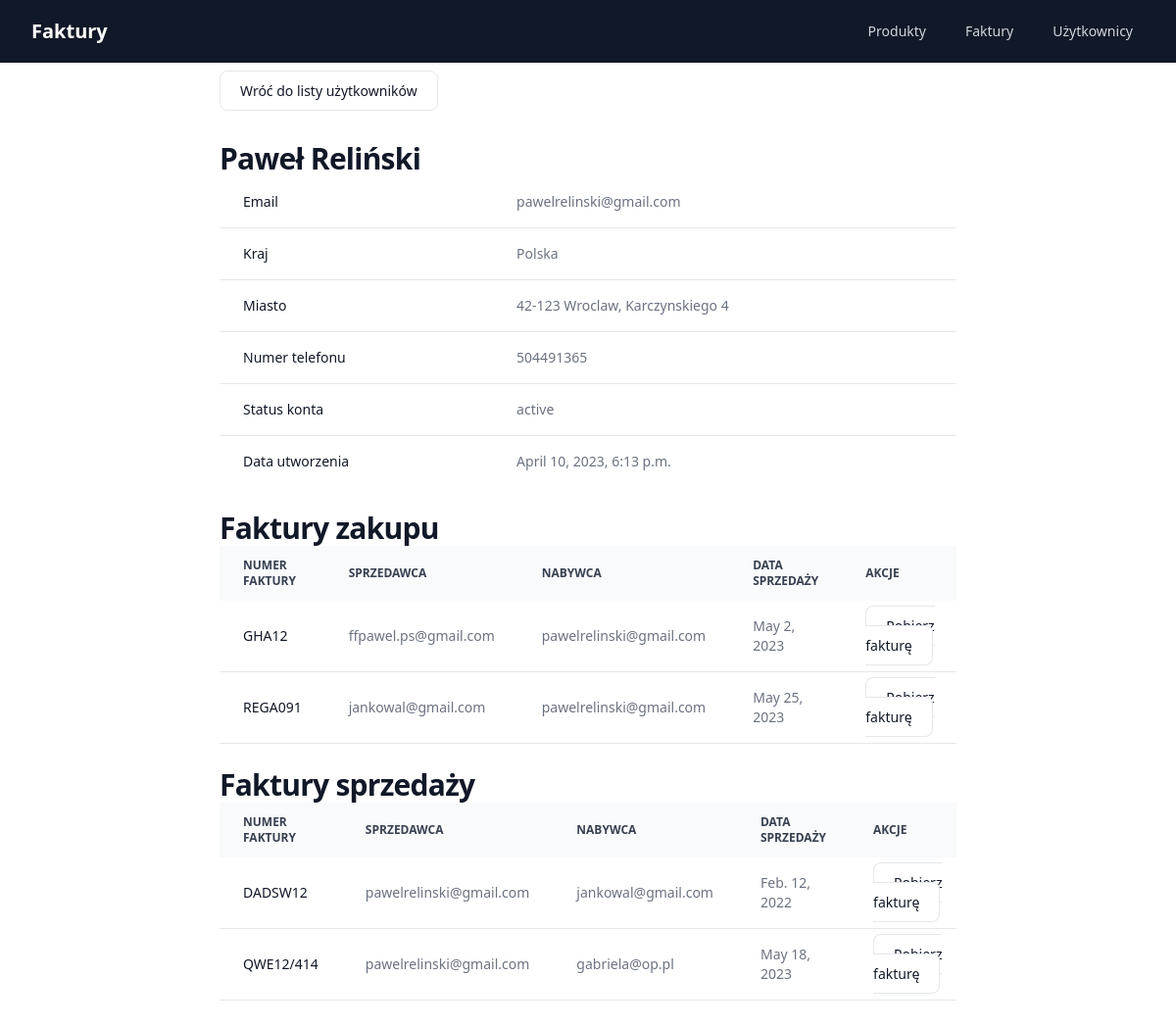
Page /user-detail/2/ on the committed database.
### core/models.py (models this page shows, shortened)
class User(models.Model):
    email = models.EmailField(unique=True)
    first_name = models.CharField(max_length=50)
    last_name = models.CharField(max_length=50)
    street_address = models.CharField(
        max_length=100,
        default='',
        null=False)
    city = models.CharField(
        max_length=50,
        default='',
        null=False)
    country = models.CharField(
        max_length=50,
        default='',
        null=False)
    postal_code = models.CharField(
        max_length=20,
        default='',
        null=False)
    contact_information = models.CharField(max_length=50)
    account_status = models.CharField(
        max_length=20,
        choices=[(status.value, status.value.title()) for status in UserAccountStatus],
        default=UserAccountStatus.ACTIVE)
    created_at = models.DateTimeField(auto_now_add=True)
    updated_at = models.DateTimeField(auto_now=True)
    def __str__(self):
        return f"{self.email}"

class Invoice(models.Model):
    seller = models.ForeignKey(
        User,
        on_delete=models.CASCADE,
        related_name='seller_invoices')
    purchaser = models.ForeignKey(
        User,
        on_delete=models.CASCADE,
        related_name='purchaser_invoices')
    products = models.ManyToManyField(Product)
    invoice_number = models.CharField(max_length=50)
    sale_date = models.DateField()
    date_of_issue = models.DateField()
    created_at = models.DateTimeField(auto_now_add=True)
    updated_at = models.DateTimeField(auto_now=True)

### core/views.py (the view)
# urls.py: path('user-detail/<int:pk>/', views.UserDetailView.as_view(), name='user_detail'),
class UserDetailView(generic.DetailView):
    model = User
    template_name = 'core/user/user_detail.html'
    context_object_name = 'user'

### templates/core/user/user_detail.html (shortened to what this page needs)
{% extends "core/base.html" %}
{% block content %}
    <a href="{% url 'core:users_list' %}"
       class="py-2.5 px-5 mr-2 mb-2 mt-10 text-sm font-medium text-gray-900 focus:outline-none bg-white rounded-lg border border-gray-200 hover:bg-gray-100 hover:text-blue-700 focus:z-10 focus:ring-4 focus:ring-gray-200 dark:focus:ring-gray-700 dark:bg-gray-800 dark:text-gray-400 dark:border-gray-600 dark:hover:text-white dark:hover:bg-gray-700">
        Wróć do listy użytkowników
    </a>
    <header class="mt-10">
        <div class="mx-auto max-w-7xl">
            <h1 class="text-3xl font-bold tracking-tight text-gray-900 dark:text-white">
                {{ user.first_name }} {{ user.last_name }}
            </h1>
        </div>
    </header>
    <main>
        <div class="relative overflow-x-auto">
            <table class="w-full text-sm text-left text-gray-500 dark:text-gray-400">
                <tbody>
                <tr class="bg-white border-b dark:bg-gray-800 dark:border-gray-700">
                    <th scope="row" class="px-6 py-4 font-medium text-gray-900 whitespace-nowrap dark:text-white">
                        Email
                    </th>
                    <td class="px-6 py-4">
                        {{ user.email }}
                    </td>
                </tr>
                <tr class="bg-white border-b dark:bg-gray-800 dark:border-gray-700">
                    <th scope="row" class="px-6 py-4 font-medium text-gray-900 whitespace-nowrap dark:text-white">
                        Kraj
                    </th>
                    <td class="px-6 py-4">
                        {{ user.country }}
                    </td>
                </tr>
                <tr class="bg-white border-b dark:bg-gray-800 dark:border-gray-700">
                    <th scope="row" class="px-6 py-4 font-medium text-gray-900 whitespace-nowrap dark:text-white">
                        Miasto
                    </th>
                    <td class="px-6 py-4">
                        {{ user.postal_code }} {{ user.city }}, {{ user.street_address }}
                    </td>
                </tr>
                <tr class="bg-white border-b dark:bg-gray-800 dark:border-gray-700">
                    <th scope="row" class="px-6 py-4 font-medium text-gray-900 whitespace-nowrap dark:text-white">
                        Numer telefonu
                    </th>
                    <td class="px-6 py-4">
                        {{ user.contact_information }}
                    </td>
                </tr>
                <tr class="bg-white border-b dark:bg-gray-800 dark:border-gray-700">
                    <th scope="row" class="px-6 py-4 font-medium text-gray-900 whitespace-nowrap dark:text-white">
                        Status konta
                    </th>
                    <td class="px-6 py-4">
                        {{ user.account_status }}
                    </td>
                </tr>
                <tr class="bg-white dark:bg-gray-800">
                    <th scope="row" class="px-6 py-4 font-medium text-gray-900 whitespace-nowrap dark:text-white">
                        Data utworzenia
                    </th>
                    <td class="px-6 py-4">
                        {{ user.created_at }}
                    </td>
                </tr>
                </tbody>
            </table>
        </div>
        <br>
        <h1 class="text-3xl font-bold tracking-tight text-gray-900 dark:text-white">
            Faktury zakupu
        </h1>
        {% if user.purchaser_invoices.all %}
            <div class="relative overflow-x-auto">
                <table class="w-full text-sm text-left text-gray-500 dark:text-gray-400">
                    <thead class="text-xs text-gray-700 uppercase bg-gray-50 dark:bg-gray-700 dark:text-gray-400">
                    <tr>
                        <th scope="col" class="px-6 py-3">
                            Numer faktury
                        </th>
                        <th scope="col" class="px-6 py-3">
                            Sprzedawca
                        </th>
                        <th scope="col" class="px-6 py-3">
                            Nabywca
                        </th>
                        <th scope="col" class="px-6 py-3">
                            Data sprzedaży
                        </th>
                        <th scope="col" class="px-6 py-3">
                            Akcje
                        </th>
                    </tr>
                    </thead>
                    <tbody>
                    {% for invoice in user.purchaser_invoices.all %}
                        <tr class="bg-white border-b dark:bg-gray-800 dark:border-gray-700">
                            <th scope="row"
                                class="px-6 py-4 font-medium text-gray-900 whitespace-nowrap dark:text-white">
                                {{ invoice.invoice_number }}
                            </th>
                            <td class="px-6 py-4">
                                {{ invoice.seller }}
                            </td>
                            <td class="px-6 py-4">
                                {{ invoice.purchaser }}
                            </td>
                            <td class="px-6 py-4">
                                {{ invoice.sale_date }}
                            </td>
                            <td class="px-6 py-4">
                                <a href="{% url 'core:invoice_pdf' invoice.id %}"
                                   class="py-2.5 px-5 mr-2 mb-2 mt-10 text-sm font-medium text-gray-900 focus:outline-none bg-white rounded-lg border border-gray-200 hover:bg-gray-100 hover:text-blue-700 focus:z-10 focus:ring-4 focus:ring-gray-200 dark:focus:ring-gray-700 dark:bg-gray-800 dark:text-gray-400 dark:border-gray-600 dark:hover:text-white dark:hover:bg-gray-700">
                                    Pobierz fakturę
                                </a>
                            </td>
                        </tr>
                    {% endfor %}
                    </tbody>
                </table>
            </div>
        {% else %}
            <p class="font-normal text-gray-700 dark:text-gray-400">
                Brak faktur
            </p>
        {% endif %}
        <br>
        <h1 class="text-3xl font-bold tracking-tight text-gray-900 dark:text-white">
            Faktury sprzedaży
        </h1>
        {% if user.seller_invoices.all %}
            <div class="relative overflow-x-auto">
                <table class="w-full text-sm text-left text-gray-500 dark:text-gray-400">
                    <thead class="text-xs text-gray-700 uppercase bg-gray-50 dark:bg-gray-700 dark:text-gray-400">
                    <tr>
                        <th scope="col" class="px-6 py-3">
                            Numer faktury
                        </th>
                        <th scope="col" class="px-6 py-3">
                            Sprzedawca
                        </th>
                        <th scope="col" class="px-6 py-3">
                            Nabywca
                        </th>
                        <th scope="col" class="px-6 py-3">
                            Data sprzedaży
                        </th>
                        <th scope="col" class="px-6 py-3">
                            Akcje
                        </th>
                    </tr>
                    </thead>
                    <tbody>
                    {% for invoice in user.seller_invoices.all %}
                        <tr class="bg-white border-b dark:bg-gray-800 dark:border-gray-700">
                            <th scope="row"
                                class="px-6 py-4 font-medium text-gray-900 whitespace-nowrap dark:text-white">
                                {{ invoice.invoice_number }}
                            </th>
                            <td class="px-6 py-4">
                                {{ invoice.seller }}
                            </td>
                            <td class="px-6 py-4">
                                {{ invoice.purchaser }}
                            </td>
                            <td class="px-6 py-4">
                                {{ invoice.sale_date }}
                            </td>
                            <td class="px-6 py-4">
                                <a href="{% url 'core:invoice_pdf' invoice.id %}"
                                   class="py-2.5 px-5 mr-2 mb-2 mt-10 text-sm font-medium text-gray-900 focus:outline-none bg-white rounded-lg border border-gray-200 hover:bg-gray-100 hover:text-blue-700 focus:z-10 focus:ring-4 focus:ring-gray-200 dark:focus:ring-gray-700 dark:bg-gray-800 dark:text-gray-400 dark:border-gray-600 dark:hover:text-white dark:hover:bg-gray-700">
                                    Pobierz fakturę
                                </a>
                            </td>
                        </tr>
                    {% endfor %}
                    </tbody>
                </table>
            </div>
        {% else %}
            <p class="font-normal text-gray-700 dark:text-gray-400">
                Brak faktur
            </p>
        {% endif %}
    </main>
{% endblock %}

### static/core/style.css (style rules this page uses)
h1 { color: red; }

### rows in the picture
User: first_name "Paweł", last_name "Reliński", email "pawelrelinski@gmail.com", country "Polska", postal_code "42-123", city "Wroclaw", street_address "Karczynskiego 4", contact_information "504491365", account_status "active", created_at "April 10, 2023, 6:13 p.m."
Invoice: invoice_number "GHA12", seller "ffpawel.ps@gmail.com", purchaser "pawelrelinski@gmail.com", sale_date "May 2, 2023"
Invoice: invoice_number "REGA091", seller "jankowal@gmail.com", purchaser "pawelrelinski@gmail.com", sale_date "May 25, 2023"
Invoice: invoice_number "DADSW12", seller "pawelrelinski@gmail.com", purchaser "jankowal@gmail.com", sale_date "Feb. 12, 2022"
Invoice: invoice_number "QWE12/414", seller "pawelrelinski@gmail.com", purchaser "gabriela@op.pl", sale_date "May 18, 2023"
